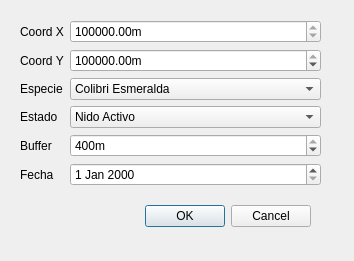
<?xml version="1.0" encoding="UTF-8"?>
<ui version="4.0">
 <class>NuevoNidoDialogBase</class>
 <widget class="QDialog" name="NuevoNidoDialogBase">
  <property name="geometry">
   <rect>
    <x>0</x>
    <y>0</y>
    <width>354</width>
    <height>261</height>
   </rect>
  </property>
  <property name="windowTitle">
   <string>Agregar nuevo nido</string>
  </property>
  <widget class="QDialogButtonBox" name="button_box">
   <property name="geometry">
    <rect>
     <x>-30</x>
     <y>200</y>
     <width>341</width>
     <height>32</height>
    </rect>
   </property>
   <property name="orientation">
    <enum>Qt::Horizontal</enum>
   </property>
   <property name="standardButtons">
    <set>QDialogButtonBox::Cancel|QDialogButtonBox::Ok</set>
   </property>
  </widget>
  <widget class="QWidget" name="formLayoutWidget">
   <property name="geometry">
    <rect>
     <x>20</x>
     <y>20</y>
     <width>301</width>
     <height>171</height>
    </rect>
   </property>
   <layout class="QFormLayout" name="formLayout">
    <item row="0" column="0">
     <widget class="QLabel" name="coordXLabel">
      <property name="text">
       <string>Coord X</string>
      </property>
     </widget>
    </item>
    <item row="0" column="1">
     <widget class="QDoubleSpinBox" name="spbX">
      <property name="suffix">
       <string>m</string>
      </property>
      <property name="minimum">
       <double>100000.000000000000000</double>
      </property>
      <property name="maximum">
       <double>1000000.000000000000000</double>
      </property>
      <property name="value">
       <double>400000.000000000000000</double>
      </property>
     </widget>
    </item>
    <item row="1" column="0">
     <widget class="QLabel" name="coordYLabel">
      <property name="text">
       <string>Coord Y</string>
      </property>
     </widget>
    </item>
    <item row="1" column="1">
     <widget class="QgsDoubleSpinBox" name="spbY">
      <property name="suffix">
       <string>m</string>
      </property>
      <property name="maximum">
       <double>10000000.000000000000000</double>
      </property>
      <property name="value">
       <double>1500000.000000000000000</double>
      </property>
     </widget>
    </item>
    <item row="2" column="0">
     <widget class="QLabel" name="especieLabel">
      <property name="text">
       <string>Especie</string>
      </property>
     </widget>
    </item>
    <item row="2" column="1">
     <widget class="QComboBox" name="cmbEspecie">
      <item>
       <property name="text">
        <string>Colibri Esmeralda</string>
       </property>
      </item>
      <item>
       <property name="text">
        <string>Colibri</string>
       </property>
      </item>
      <item>
       <property name="text">
        <string>No identificado</string>
       </property>
      </item>
     </widget>
    </item>
    <item row="3" column="0">
     <widget class="QLabel" name="estadoLabel">
      <property name="text">
       <string>Estado</string>
      </property>
     </widget>
    </item>
    <item row="3" column="1">
     <widget class="QComboBox" name="cmbEstado">
      <item>
       <property name="text">
        <string>Nido Activo</string>
       </property>
      </item>
      <item>
       <property name="text">
        <string>Nido Inactivo</string>
       </property>
      </item>
     </widget>
    </item>
    <item row="4" column="0">
     <widget class="QLabel" name="bufferLabel">
      <property name="text">
       <string>Buffer</string>
      </property>
     </widget>
    </item>
    <item row="4" column="1">
     <widget class="QSpinBox" name="spbBufDist">
      <property name="suffix">
       <string>m</string>
      </property>
      <property name="minimum">
       <number>200</number>
      </property>
      <property name="maximum">
       <number>400</number>
      </property>
      <property name="value">
       <number>400</number>
      </property>
     </widget>
    </item>
    <item row="5" column="0">
     <widget class="QLabel" name="fechaLabel">
      <property name="text">
       <string>Fecha</string>
      </property>
     </widget>
    </item>
    <item row="5" column="1">
     <widget class="QDateEdit" name="dteFecha"/>
    </item>
   </layout>
  </widget>
 </widget>
 <customwidgets>
  <customwidget>
   <class>QgsDoubleSpinBox</class>
   <extends>QDoubleSpinBox</extends>
   <header>qgsdoublespinbox.h</header>
  </customwidget>
 </customwidgets>
 <resources/>
 <connections>
  <connection>
   <sender>button_box</sender>
   <signal>accepted()</signal>
   <receiver>NuevoNidoDialogBase</receiver>
   <slot>accept()</slot>
   <hints>
    <hint type="sourcelabel">
     <x>20</x>
     <y>20</y>
    </hint>
    <hint type="destinationlabel">
     <x>20</x>
     <y>20</y>
    </hint>
   </hints>
  </connection>
  <connection>
   <sender>button_box</sender>
   <signal>rejected()</signal>
   <receiver>NuevoNidoDialogBase</receiver>
   <slot>reject()</slot>
   <hints>
    <hint type="sourcelabel">
     <x>20</x>
     <y>20</y>
    </hint>
    <hint type="destinationlabel">
     <x>20</x>
     <y>20</y>
    </hint>
   </hints>
  </connection>
 </connections>
</ui>
